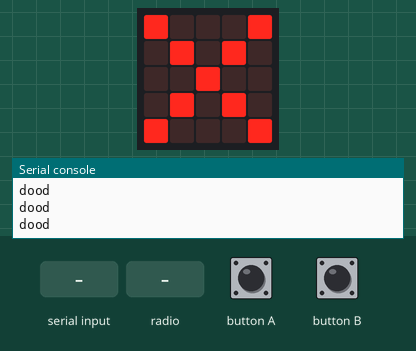
A program run on a simulated BBC micro:bit running MicroPython. Shown: the board's 5×5 LED display, the last lines printed to the serial console. The inputs (shaded band) are chosen by the test bench. No radio messages arrive unless stated (any console line starting 'radio sent:' is added by the test bench).

Above: at 1.2 s.
1.3 s: button A pressed for 0.15 s
At 1.55 s:
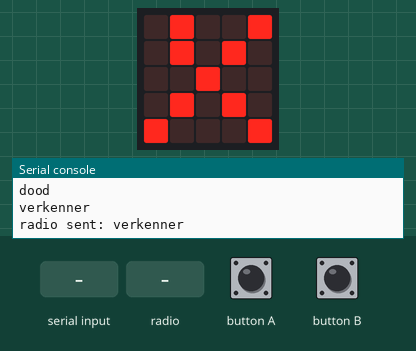
2.0 s: button B pressed for 0.15 s
At 2.7 s:
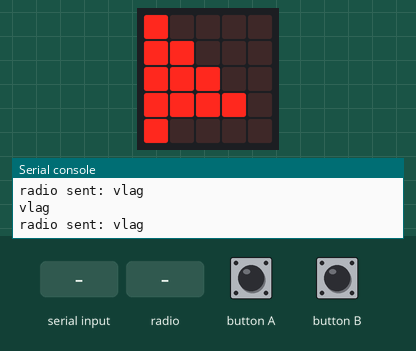
3.7 s: "dood" typed at the serial console, then Enter
At 4.7 s:
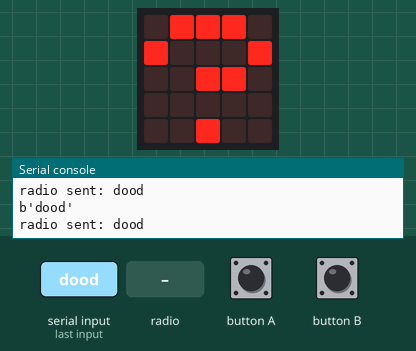
5.2 s: button A pressed for 1 s
At 5.85 s:
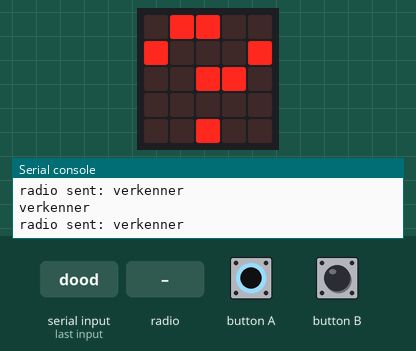
6.8 s: radio message "vlag" arrives
At 6.91 s:
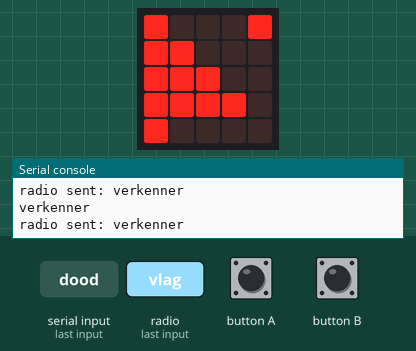
8.7 s: radio message "dood" arrives
At 9.46 s:
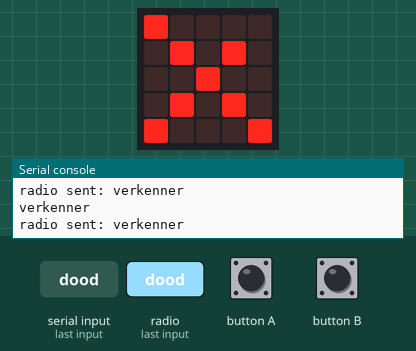
Timing chart, 0 to 11.7 s (numbered marks = the images above; inputs shaded):
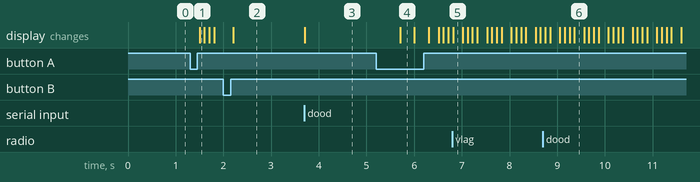

Measured:
- after the input at 1.3 s, the display: changes after 0.20 s (image 1)
- after the input at 2.0 s, the display: changes after 0.21 s (image 2)
- after the input at 3.7 s, the display: changes at once (image 3)
- after the input at 5.2 s, the display: changes after 0.50 s (image 4)
- after the input at 6.8 s, the display: changes at once (image 5)
- after the input at 8.7 s, the display: first changes after 0.05 s (image 6 shows a later state)

The program:

stratego.py
```python
from microbit import *
import radio

status = "dood"
verkennerLoop = 1
verkennerLed = 0
radio.on()
radio.config(power=3, channel=25, data_rate=radio.RATE_250KBIT)
uart.init(115200)

img_dood = Image("90009:"
                 "09090:"
                 "00900:"
                 "09090:"
                 "90009:")

img_verkenner = Image("00000:"
                      "09990:"
                      "90909:"
                      "09990:"
                      "00000:")

img_bom = Image("00090:"
                "00900:"
                "09990:"
                "09990:"
                "09990:")

img_vlag = Image("90000:"
                 "99000:"
                 "99900:"
                 "99990:"
                 "90000:")

def show_status(stat="dood"):
    if stat == "dood":
        display.show(img_dood)
    elif stat == "verkenner":
        display.show(img_verkenner)
    elif stat == "bom":
        display.show(img_bom)
    elif stat == "vlag":
        display.show(img_vlag)
    else:
        display.show("?", wait=True)

def verkenner_running_light():
    global verkennerLed
    global verkennerLoop
    display.set_pixel(verkennerLed, 0, 0)
    verkennerLed += verkennerLoop
    if verkennerLed > 4:
        verkennerLed = 4
        verkennerLoop = -1
    elif verkennerLed < 0:
        verkennerLed = 0
        verkennerLoop = 1
    display.set_pixel(verkennerLed, 0, 9)
    sleep(100)

def verkenner_scan():
    global status
    if status != "verkenner":
        return

    scan = radio.receive()
    if scan is not None:
        show_status(scan)
    verkenner_running_light()

def check_buttons():
    global status
    if button_b.is_pressed():
        sleep(200)  # check voor 2 knoppen tegelijk
        if button_a.is_pressed():
            status = "dood"
        else:
            status = "vlag"
    elif button_a.is_pressed():
        sleep(200)  # check voor 2 knoppen tegelijk
        if button_b.is_pressed():
            status = "dood"
        else:
            status = "verkenner"

def lees_serial():
    global status
    if (uart.any()):
        gelezen = uart.readline().strip()
        if (gelezen != "check"):
            status = gelezen
    print(status)

while True:
    check_buttons()
    lees_serial()

    if status != "dood":
        radio.send(status)
    if status == "verkenner":
        verkenner_scan()
    else:
        show_status(status)
```
